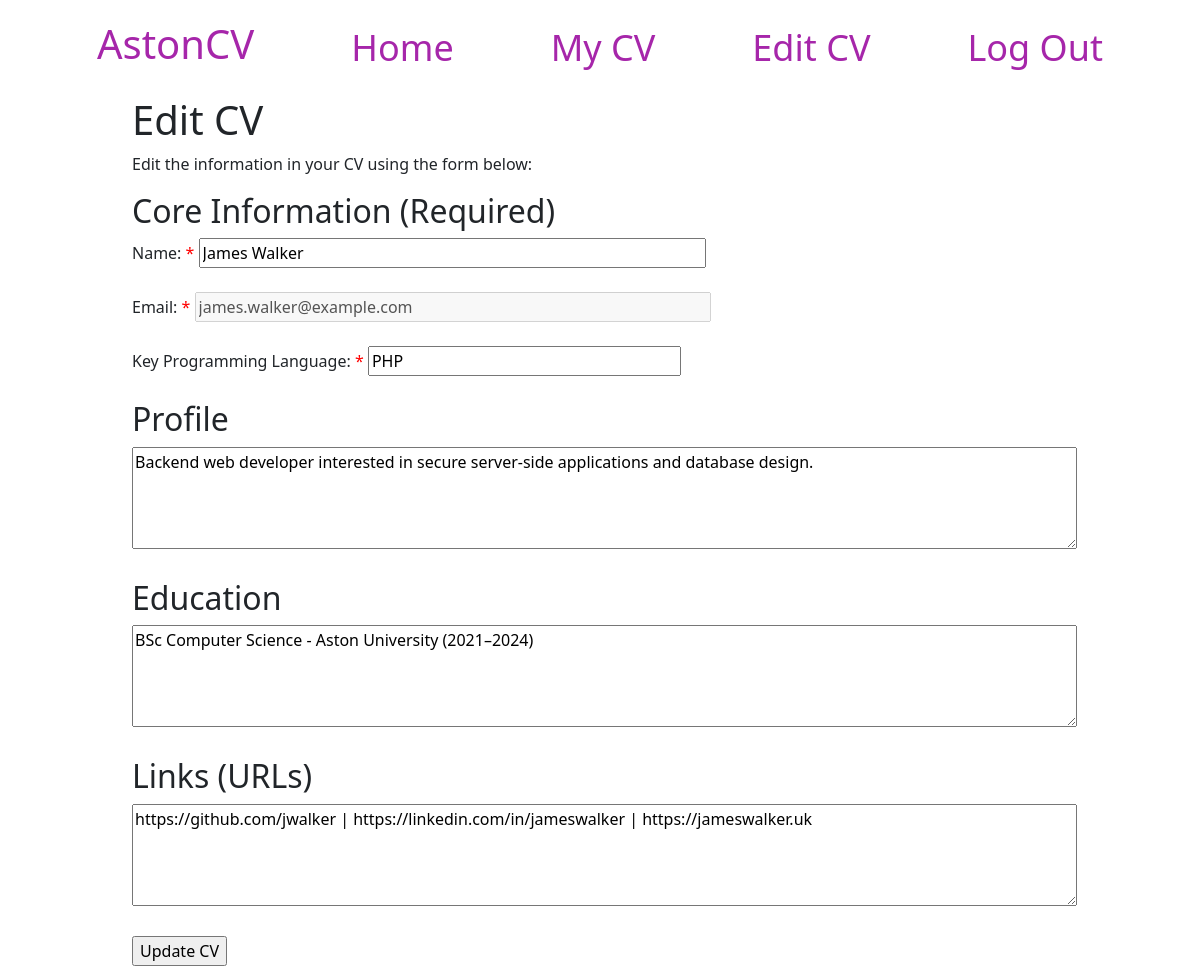
The page /editcv.php (signed in) on the database its author committed.
### tables this page shows
CREATE TABLE `cvs` (
  `id` bigint UNSIGNED NOT NULL,
  `name` varchar(100) NOT NULL,
  `email` varchar(100) NOT NULL,
  `password` varchar(255) NOT NULL,
  `keyprogramming` varchar(255) DEFAULT NULL,
  `profile` varchar(500) DEFAULT NULL,
  `education` varchar(500) DEFAULT NULL,
  `URLlinks` varchar(500) DEFAULT NULL
);

### includes/functions.php (called while the page is built, shortened)
<?php
function escapedString($string) {
    return htmlspecialchars($string, ENT_QUOTES, 'UTF-8');
}
?>

### editcv.php (the view, shortened to what this page needs)
<?php
require 'includes/db.php';
require 'includes/functions.php';
if (isset($_SESSION['userid'])) {
    $userid = $_SESSION['userid'];
    $sql = "SELECT id, name, email, keyprogramming, profile, education, URLlinks FROM cvs WHERE id = ?";
    $getCv = $db->prepare($sql);
    $getCv->execute([$userid]);
    $cv = $getCv->fetch();
} else {
    header("Location: login.php");
    exit();
}
?>
<!DOCTYPE html>
<head>
    <html lang="en-gb">
    <link rel="stylesheet" type="text/css" href="assets/styles.css">
    <link href="https://cdn.jsdelivr.net/npm/bootstrap@5.3.8/dist/css/bootstrap.min.css" rel="stylesheet">
</head>
<body>
    <header>
    <?php
    include 'includes/header-user.php';
    ?>
    </header>
    <section class="main">
    <h1>Edit CV</h1>
    <p>Edit the information in your CV using the form below:</p>
    <form action="editcv.php" method="post">
        <h2>Core Information (Required)</h2>
        <label for="name">Name: <span class="asterisk">*</span></label>
        <input type="text" size="49" id="name" name="name" placeholder="Joe Bloggs" title="Full Name" value="<?php echo escapedString($cv['name']); ?>" required><br>
        <br>
        <label for="email">Email: <span class="asterisk">*</span></label>
        <input type="email" size="50" id="email" name="email" placeholder="joebloggs12@example.com" title="Email address cannot be edited after account creation." value="<?php echo escapedString($cv['email']); ?>" required disabled><br>
        <br>
        <label for="keyprogramming">Key Programming Language: <span class="asterisk">*</span></label>
        <input type="text" size="28" id="keyprogramming" name="keyprogramming" placeholder="Python" title="Key Programming Language (e.g., Python, Java, C++)" value="<?php echo escapedString($cv['keyprogramming']); ?>" required><br>
        <br>
        <h2 for="profile">Profile</h2>
        <textarea id="profile" name="profile" rows="4" cols="100" placeholder="Put information about yourself here..." title="Profile information"><?php echo escapedString($cv['profile']); ?></textarea><br>
        <br>
        <h2 for="education">Education</h2>
        <textarea id="education" name="education" rows="4" cols="100" placeholder="List your education details..." title="Education information"><?php echo escapedString($cv['education']); ?></textarea><br>
        <br>
        <h2 for="links">Links (URLs)</h2>
        <textarea id="links" name="links" rows="4" cols="100" placeholder="Provide some links where people can learn more about you..." title="URLs"><?php echo escapedString($cv['URLlinks']); ?></textarea><br><br>
        <input type="submit" value="Update CV">
    </form>
    </section>
</body>
</html>

### assets/styles.css (style rules this page uses)
.main { margin-left: 11%; }
.asterisk { color: red; }

### rows shown on the page
cvs: name "James Walker", email "james.walker@example.com", keyprogramming "PHP", profile "Backend web developer interested in secure server-side applications and database design.", education "BSc Computer Science - Aston University (2021–2024)", links "https://github.com/jwalker | https://linkedin.com/in/jameswalker | https://jameswalker.uk"
